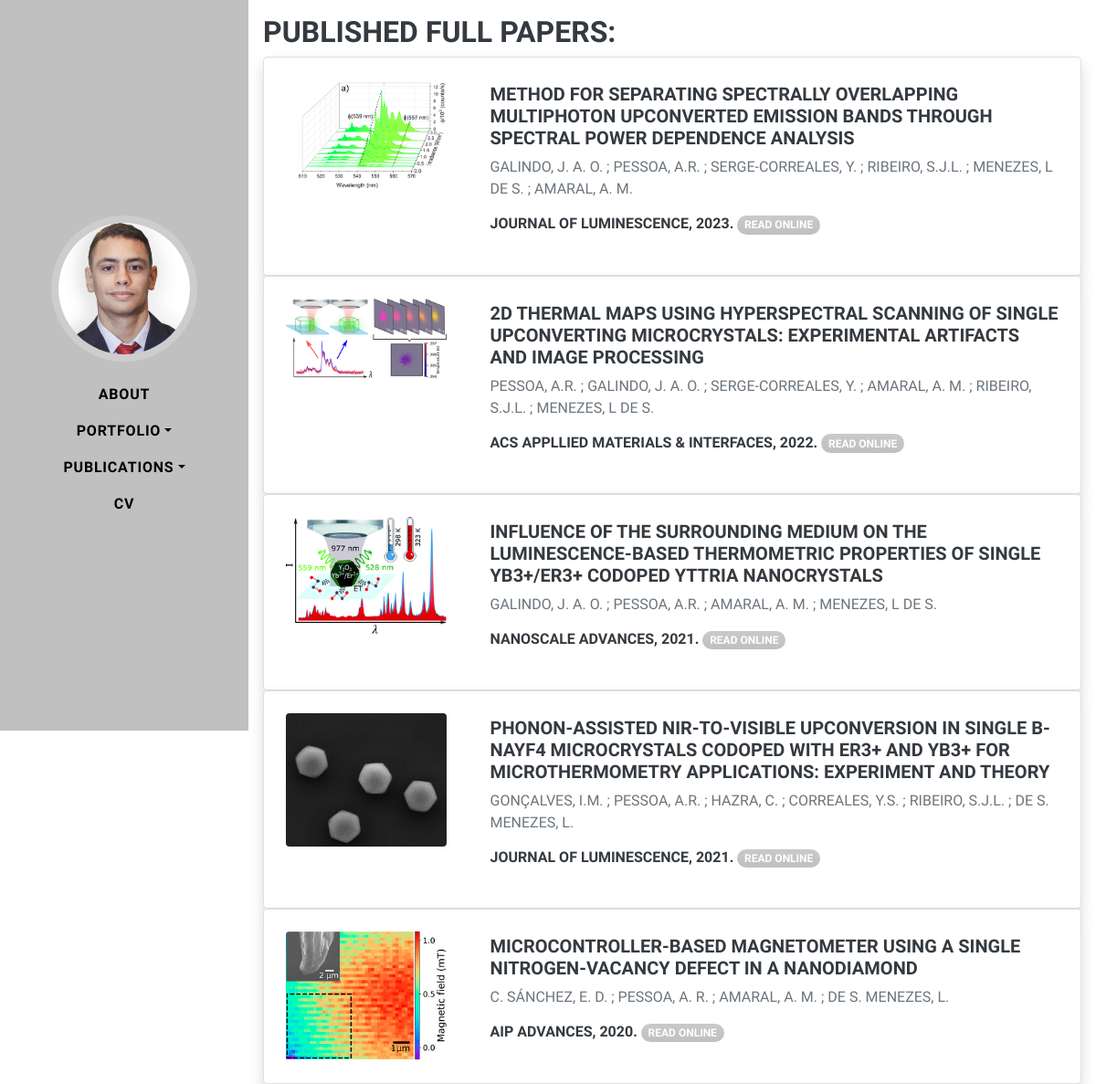
The page /pub-full/ on the database its author committed.
### base/models.py (models this page shows, shortened)
class Publication(models.Model):
    title = models.CharField(max_length=500)
    author = models.CharField(max_length=500)
    year = models.PositiveSmallIntegerField()
    cover_image = models.ImageField(upload_to='images/')
    link_url = models.URLField()
    month = models.PositiveSmallIntegerField(null=True, blank=True)
    note = models.TextField(null=True, blank=True)
    class Meta:
        ordering = ["year"]

class Article(Publication):
    journal_name = models.CharField(max_length=100)
    journal_abbr = models.CharField(max_length=50, null=True, blank=True)
    doi = models.CharField(max_length=50, null=True, blank=True)
    volume = models.PositiveSmallIntegerField(null=True, blank=True)
    number = models.PositiveSmallIntegerField(null=True, blank=True)
    issue = models.PositiveSmallIntegerField(null=True, blank=True)
    starting_page = models.PositiveSmallIntegerField(null=True, blank=True)
    ending_page = models.PositiveSmallIntegerField(null=True, blank=True)
    file = models.FileField(upload_to='uploads/', null=True, blank=True)
    abstract = models.TextField(null=True, blank=True)

class Publication(models.Model):
    title = models.CharField(max_length=500)
    author = models.CharField(max_length=500)
    year = models.PositiveSmallIntegerField()
    cover_image = models.ImageField(upload_to='images/')
    link_url = models.URLField()
    month = models.PositiveSmallIntegerField(null=True, blank=True)
    note = models.TextField(null=True, blank=True)
    class Meta:
        ordering = ["year"]

### base/views.py (the view)
# urls.py: path("pub-full/", views.full_papers, name="pub-full"),
def full_papers(request):
    articles = Article.objects.all().order_by('-year')
    context = {'articles': articles}
    return render(request, 'pub-full.html', context)

### templates/pub-full.html
{% extends 'main.html' %}
{% load static %}
{% block content %}
<div class="mt-3 mx-3">
    <h3> Published full papers:</h3>
    {% for article in articles %}
    <div class='card border-1 shadow rounded-3 overflow-hidden'>
        <div class='card-body p-0'>
            <div class='row gx-0'>
              <div class='py-lg-4 px-lg-4 col-xl-3'><img class='img-fluid rounded' src='{{article.cover_image.url}}' alt='Paper cover' /></div>
                <div class='col-lg-6 col-xl-9 py-lg-1'>
                    <div class='p-3 p-md-4'>
                        <div class='h5 fw-bolder'>{{article.title}}</div>
                        <p>{{article.author}}</p>
                        <div class='h6'>{{article.journal_name}}, {{article.year}}.
                        <a href='{{article.link_url}}'><div class='badge bg-primary bg-gradient rounded-pill mb-2'>Read Online</div></a>
                        </div>
                    </div>
                </div>
            </div>
        </div>
    </div>
    {% endfor %}
</div>
{% endblock content %}

### rows shown on the page
Article: cover_image (picture), title "METHOD FOR SEPARATING SPECTRALLY OVERLAPPING MULTIPHOTON UPCONVERTED EMISSION BANDS THROUGH SPECTRAL POWER DEPENDENCE ANALYSIS", author "GALINDO, J. A. O. ; PESSOA, A.R. ; SERGE-CORREALES, Y. ; RIBEIRO, S.J.L. ; MENEZES, L DE S. ; AMARAL, A. M.", journal_name "JOURNAL OF LUMINESCENCE", year "2023"
Article: cover_image (picture), title "2D THERMAL MAPS USING HYPERSPECTRAL SCANNING OF SINGLE UPCONVERTING MICROCRYSTALS: EXPERIMENTAL ARTIFACTS AND IMAGE PROCESSING", author "PESSOA, A.R. ; GALINDO, J. A. O. ; SERGE-CORREALES, Y. ; AMARAL, A. M. ; RIBEIRO, S.J.L. ; MENEZES, L DE S.", journal_name "ACS APPLLIED MATERIALS & INTERFACES", year "2022"
Article: cover_image (picture), title "INFLUENCE OF THE SURROUNDING MEDIUM ON THE LUMINESCENCE-BASED THERMOMETRIC PROPERTIES OF SINGLE YB3+/ER3+ CODOPED YTTRIA NANOCRYSTALS", author "GALINDO, J. A. O. ; PESSOA, A.R. ; AMARAL, A. M. ; MENEZES, L DE S.", journal_name "NANOSCALE ADVANCES", year "2021"
Article: cover_image (picture), title "PHONON-ASSISTED NIR-TO-VISIBLE UPCONVERSION IN SINGLE Β-NAYF4 MICROCRYSTALS CODOPED WITH ER3+ AND YB3+ FOR MICROTHERMOMETRY APPLICATIONS: EXPERIMENT AND THEORY", author "GONÇALVES, I.M. ; PESSOA, A.R. ; HAZRA, C. ; CORREALES, Y.S. ; RIBEIRO, S.J.L. ; DE S. MENEZES, L.", journal_name "JOURNAL OF LUMINESCENCE", year "2021"
Article: cover_image (picture), title "MICROCONTROLLER-BASED MAGNETOMETER USING A SINGLE NITROGEN-VACANCY DEFECT IN A NANODIAMOND", author "C. SÁNCHEZ, E. D. ; PESSOA, A. R. ; AMARAL, A. M. ; DE S. MENEZES, L.", journal_name "AIP ADVANCES", year "2020"
